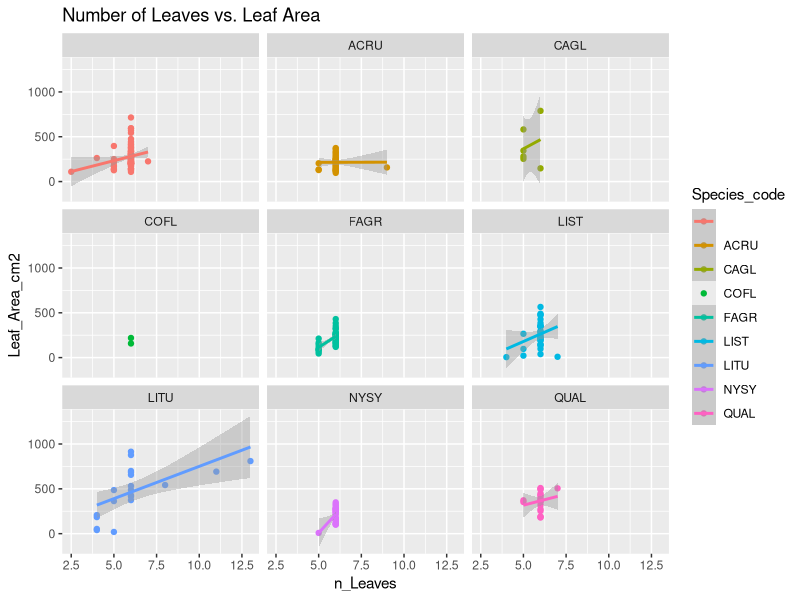
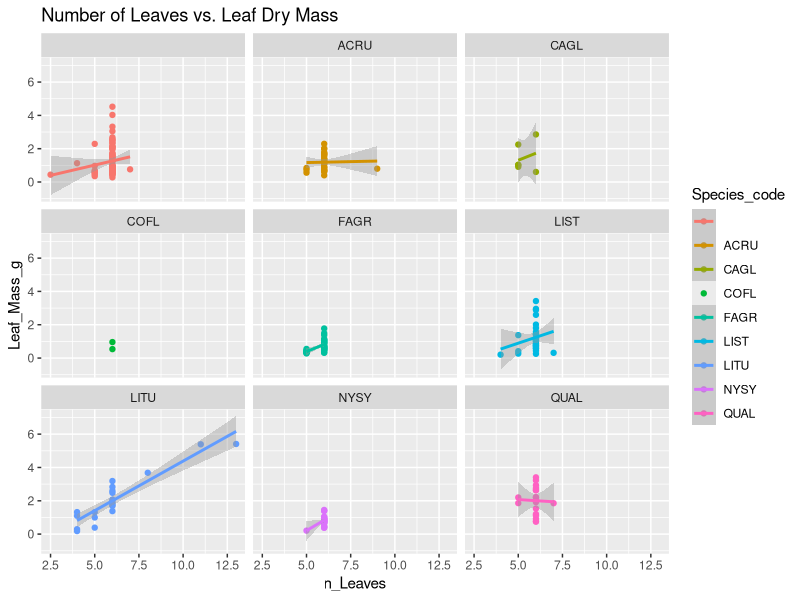
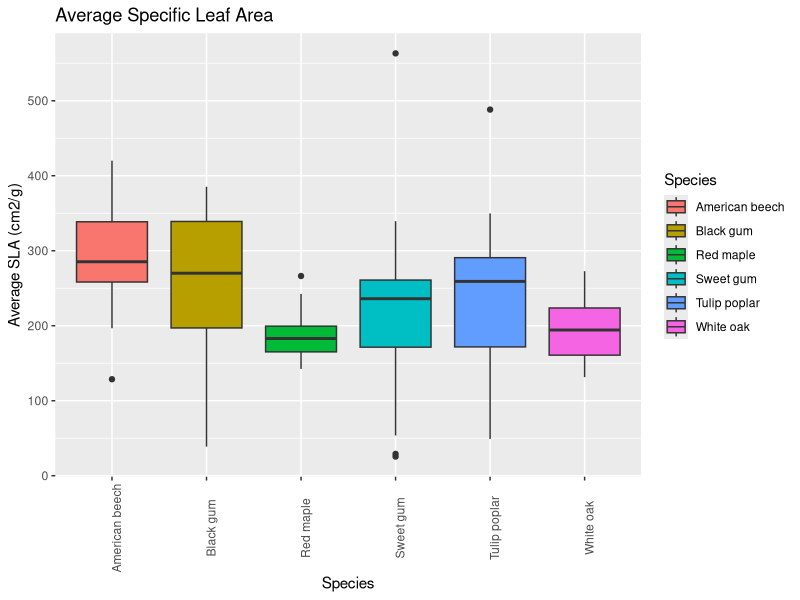
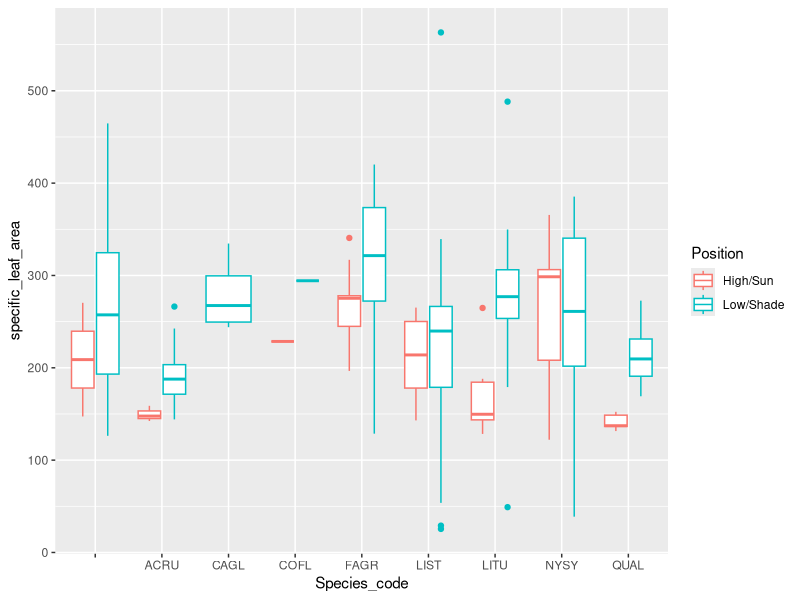
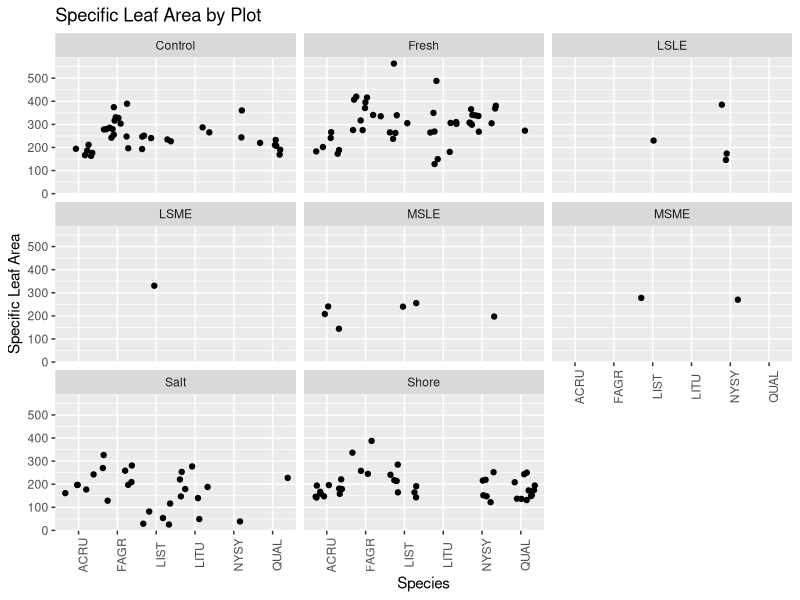
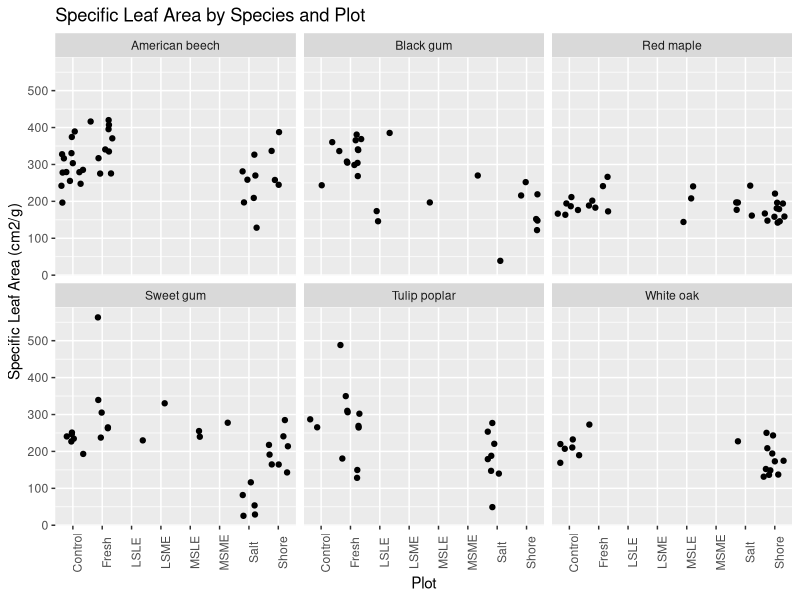
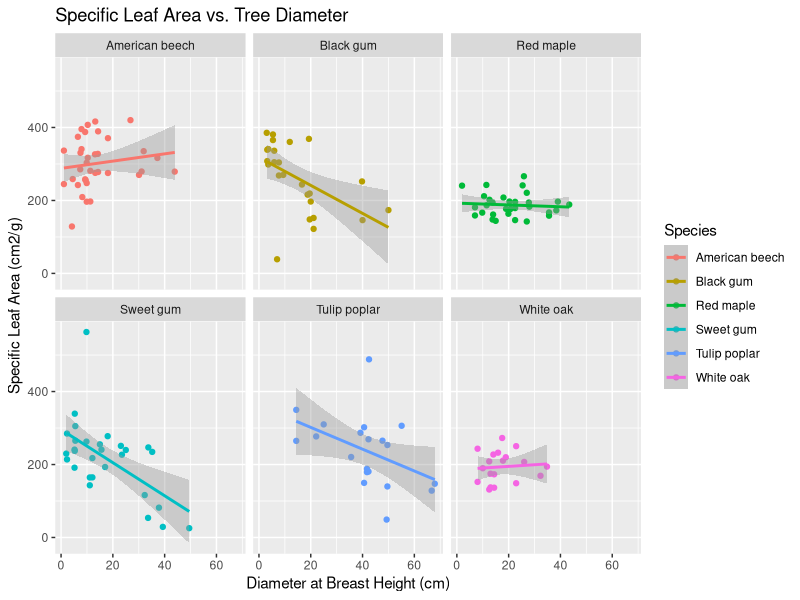

Generate these figures, in order, with R:
## ---- chunk 1
knitr::opts_chunk$set(echo = TRUE)
## ---- chunk 2
## Load necessary packages
library(dplyr)
library(tidyr)
library(readr)
library(knitr)
library(ggrepel)
library(ggplot2)
library(cowplot)
## ---- chunk 3
## ----- Read in the SLA csv -----
sla <- read.csv("SLA Data.csv", stringsAsFactors = FALSE) %>% 
  mutate(Tag = as.character(Tag))
## ----- SLA Calculation -----
sla <- sla %>% 
  mutate(specific_leaf_area = round(Leaf_Area_cm2 / Leaf_Mass_g, 3)) 
## ---- chunk 4
## ----- Join with inventory data -----

## Read in the storm surge inventory data
ss_inventory <- read.csv("ss-inventory.csv", stringsAsFactors = FALSE) %>% 
  select(Plot, Species_code, Tag, DBH) %>% 
  mutate(Tag = as.character(Tag))
summary(ss_inventory)

## The 'shore' plot at GCREW overlaps with the PREMIS-ghg HSLE plot,
## so use that inventory data too
inventory <- read.csv("inventory.csv", stringsAsFactors = FALSE) %>% 
  select(Plot, Tag, Species_code, DBH = DBH_cm_2019) %>% 
  filter(Plot == "HSLE") %>%  # GCREW only
  mutate(Plot = "Shore") %>% 
  bind_rows(ss_inventory)

# Create new dataset with plot, species, and tag columns
# by joining with the storm surge inventory data
sla %>% 
  left_join(inventory, by = "Tag") %>% 
  # if NA DBH, then get information from what we measured in field
  mutate(DBH = if_else(is.na(DBH), No_Tag_DBH, DBH),
         Species_code = if_else(is.na(Species_code), No_Tag_Species_code, Species_code),
         Plot = if_else(is.na(Plot), No_Tag_Plot, Plot)) %>% 
  # We only want four letter species codes
  mutate(Species_code = substr(Species_code, 1,4)) ->
  sla_joined
# NEW: Want ONLY ACRU, FAGR, LIST, NYSY, QUAL, LITU species!
sla_joined_simple <- sla_joined %>% 
  filter(Species_code %in% c("ACRU", "FAGR", "LIST", "NYSY", "QUAL", "LITU"))

# At this point there should be NO data with an NA for Plot or DBH or Species_code
# Warn if this occurs
if(any(is.na(sla_joined_simple$DBH))) {
  warning("We still have unmatched trees!")  
}
if(any(sla_joined_simple$Species_code == "")) {
  warning("We have blank species codes!")  
}

## Join sla_joined_simple with plot species_codes
species_codes <- read.csv(file = "Design/species_codes.csv", stringsAsFactors = FALSE) 
sla_joined_names <- left_join(sla_joined_simple, species_codes, by = "Species_code")
## ---- chunk 5
## leaves vs area
leaves_vs_area <- sla_joined %>% 
  ggplot(aes(n_Leaves, Leaf_Area_cm2, color = Species_code)) +
  geom_point() +
  facet_wrap(~Species_code) +
  geom_smooth(method = lm) + 
  labs(title = "Number of Leaves vs. Leaf Area")
print(leaves_vs_area)

## leaves vs mass
leaves_vs_mass <- sla_joined %>% 
  ggplot(aes(n_Leaves, Leaf_Mass_g, color = Species_code)) +
  geom_point() +
  facet_wrap(~Species_code) +
  geom_smooth(method = lm) +
  labs(title = "Number of Leaves vs. Leaf Dry Mass")
print(leaves_vs_mass)

## ---- chunk 6
#SLA Box Plot
sla_averages_plot <- sla_joined_names %>% 
  ggplot(aes(Species_common, specific_leaf_area)) +
  labs(title = "Average Specific Leaf Area", x = "Species", y = "Average SLA (cm2/g)") +
  geom_boxplot(aes(fill = Species_common)) + 
  #geom_text(aes(label = round(Specific, 2)), vjust = 1.6, size = 3.3) +
  theme(axis.text.x = element_text(angle = 90)) +
  guides(fill=guide_legend(title="Species"))
print(sla_averages_plot)

sla_joined %>% 
  ggplot(aes(Species_code, specific_leaf_area, color = Position)) +
  geom_boxplot()
## ---- chunk 7
sla_by_plot <- sla_joined_names %>% 
  ggplot(aes(Species_code, specific_leaf_area)) +
  geom_jitter() +
  facet_wrap(~Plot) +
  theme(axis.text.x = element_text(angle = 90)) +
  labs(title = "Specific Leaf Area by Plot", x = "Species", y = "Specific Leaf Area")
print(sla_by_plot)
## ---- chunk 8
sla_by_species <- sla_joined_names %>%
  ggplot(aes(Plot, specific_leaf_area)) +
  geom_jitter() +
  facet_wrap(~Species_common) +
  theme(axis.text.x = element_text(angle = 90)) +
  labs(title = "Specific Leaf Area by Species and Plot", y = "Specific Leaf Area (cm2/g)")
print(sla_by_species)
## ---- chunk 9
sla_vs_dbh <- sla_joined_names %>% 
  ggplot(aes(DBH, specific_leaf_area, color = Species_common)) +
  geom_point() + 
  facet_wrap(~Species_common) +
  geom_smooth(method = "lm") +
  labs(title = "Specific Leaf Area vs. Tree Diameter", y = "Specific Leaf Area (cm2/g)", x = "Diameter at Breast Height (cm)",
       color = "Species")
print(sla_vs_dbh)
